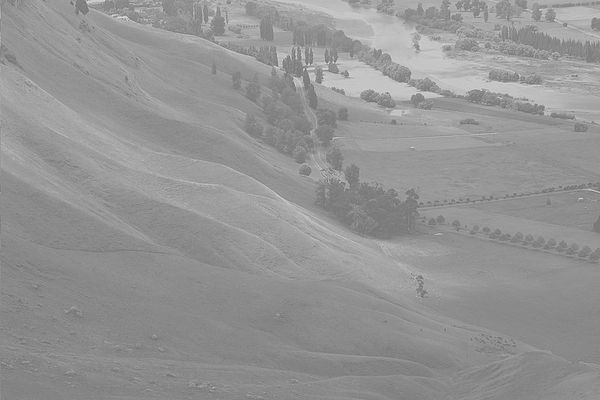
#> input picture lab3/assignment/histogram.jpg, 600 x 400 px
$ python 2.2.py
#> lines starting #> are read from the running program, lines starting #| are printed output that depends on the picture
# -*- coding: utf-8 -*-
"""
Histogram Matching with Erlang Target Distribution
Created on Tue Sep 16 22:58:01 2025

@author: USER
"""

import numpy as np
import matplotlib.pyplot as plt
import cv2
import math


def calc_hist(image):
    h, w = image.shape

    hist = np.zeros(256, dtype=np.uint32)
    for i in range(h):
        for j in range(w):
            p_val = image[i, j]
            hist[p_val] += 1
    return hist

def calc_pdf(image):
    h, w = image.shape
    total = h * w
    pdf = np.zeros(256, dtype=np.float32)
    hist=calc_hist(image)
    for i in range(256):
        pdf[i] = hist[i] / float(total)
    return pdf


def calc_cdf(image):

    pdf=calc_pdf(image)
    cdf = np.zeros(256, dtype=np.float32)
    p = 0
    for i in range(256):
        p += pdf[i]
        cdf[i] = p
    return cdf


def erlang_pdf(x, k, mu):
    x = np.maximum(x, 0.01)  # avoid zero
    return (x**(k-1) * np.exp(-x/mu)) / (mu**k * math.factorial(k-1))

# Histogram function
def erlang_histogram(k, mu, L=256):
    hist = np.zeros(L, dtype=np.float32)

    # Scale x to capture the peak (approx 2*mean)
    max_x = max(20, 2 * k * mu)

    for i in range(L):
        x_val = i * max_x / 255.0
        hist[i] = erlang_pdf(x_val, k, mu)

    # Normalize histogram to sum = 1
    hist = hist / hist.sum()

    return hist


def histogram_matching(image, erlang_hist):

    input_cdf = calc_cdf(image)

    target_pdf = erlang_hist / np.sum(erlang_hist)
    target_cdf = np.cumsum(target_pdf)

    mapping = np.zeros(256, dtype=np.uint8)
    for i in range(256):

        input_cdf_val = input_cdf[i]

        min_difference = float('inf')
        best_match = 0

        for g_t in range(256):
            difference = abs(input_cdf_val - target_cdf[g_t])
            if difference < min_difference:
                min_difference = difference
                best_match = g_t

        mapping[i] = best_match

    h, w = image.shape
    matched = np.zeros_like(image, dtype=np.uint8)
    for i in range(h):
        for j in range(w):
            matched[i, j] = mapping[image[i, j]]

    return matched

#main

# Load grayscale image
image = cv2.imread("histogram.jpg", cv2.IMREAD_GRAYSCALE)
#> image is the input picture: shape (400, 600); min 105, max 228, mean 148

k = int(input("Enter shape parameter k (positive integer): "))
#> the answer given: 3
mu = float(input("Enter scale parameter μ (positive real number): "))
#> the answer given: 3
target_hist = erlang_histogram(k, mu)

# Apply histogram matching
matched_image = histogram_matching(image, target_hist)
#> after the loop in calc_hist, `for i in range(h):`: hist = 256 values, max 9682 at index 137, min 0 at index 0, mean 937.5
#> after the loop in calc_pdf, `for i in range(256):`: pdf = 256 values, max 0.0403 at index 137, min 0 at index 0, mean 0.00391
#> after the loop in calc_cdf, `for i in range(256):`: cdf = 256 values from 0 to 1; p = 1
#> in histogram_matching, `input_cdf = calc_cdf(image)`: input_cdf = 256 values from 0 to 1
#> after the loop in histogram_matching, `for i in range(256):`: mapping = 256 values from 0 to 255
#> after the loop in histogram_matching, `for i in range(h):`:
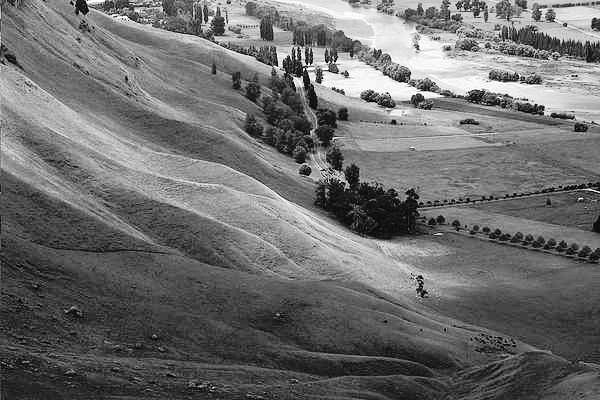
#> matched: shape (400, 600); min 0, max 255, mean 108.9

# Display results
import matplotlib.pyplot as plt
plt.figure(figsize=(10,5))
plt.subplot(1,2,1)
plt.imshow(image, cmap='gray')
plt.title("Original Image")

plt.subplot(1,2,2)
plt.imshow(matched_image, cmap='gray')
plt.title("Histogram Matched Image")
plt.show()
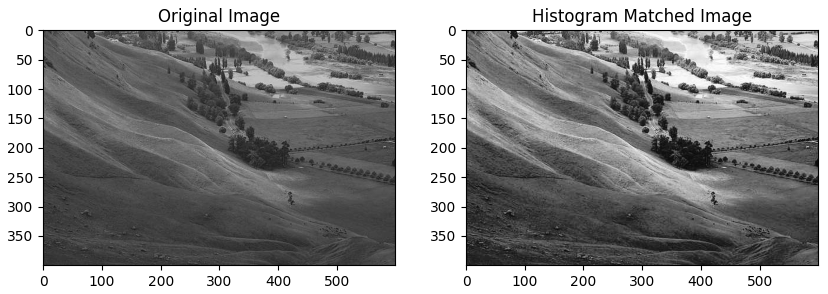
#> figure drawn by matplotlib, 2 panels
# -------------------------------
# Plot Histogram, PDF, and CDF
# -------------------------------
# Compute hist, pdf, cdf
hist_in = calc_hist(image)
#> hist_in has the same summary as hist in calc_hist
pdf_in = calc_pdf(image)
#> pdf_in has the same summary as pdf in calc_pdf
cdf_in = calc_cdf(image)
#> cdf_in = 256 values from 0 to 1

hist_out = calc_hist(matched_image)
#> hist_out = 256 values, max 9682 at index 64, min 0 at index 10, mean 937.5
pdf_out = calc_pdf(matched_image)
#> pdf_out = 256 values, max 0.0403 at index 64, min 0 at index 10, mean 0.00391
cdf_out = calc_cdf(matched_image)
#> cdf_out = 256 values from 4.17e-06 to 1

# Plotting in 3x2 grid
plt.figure(figsize=(12, 10))

# Row 1: Histograms
plt.subplot(3,2,1)
plt.plot(hist_in, color='blue')
plt.title('Input Histogram')

plt.subplot(3,2,2)
plt.plot(hist_out, color='red')
plt.title('Matched Histogram')

# Row 2: PDFs
plt.subplot(3,2,3)
plt.plot(pdf_in, color='blue')
plt.title('Input PDF')

plt.subplot(3,2,4)
plt.plot(pdf_out, color='red')
plt.title('Matched PDF')

# Row 3: CDFs
plt.subplot(3,2,5)
plt.plot(cdf_in, color='blue')
plt.title('Input CDF')

plt.subplot(3,2,6)
plt.plot(cdf_out, color='red')
plt.title('Matched CDF')

plt.tight_layout()
plt.show()
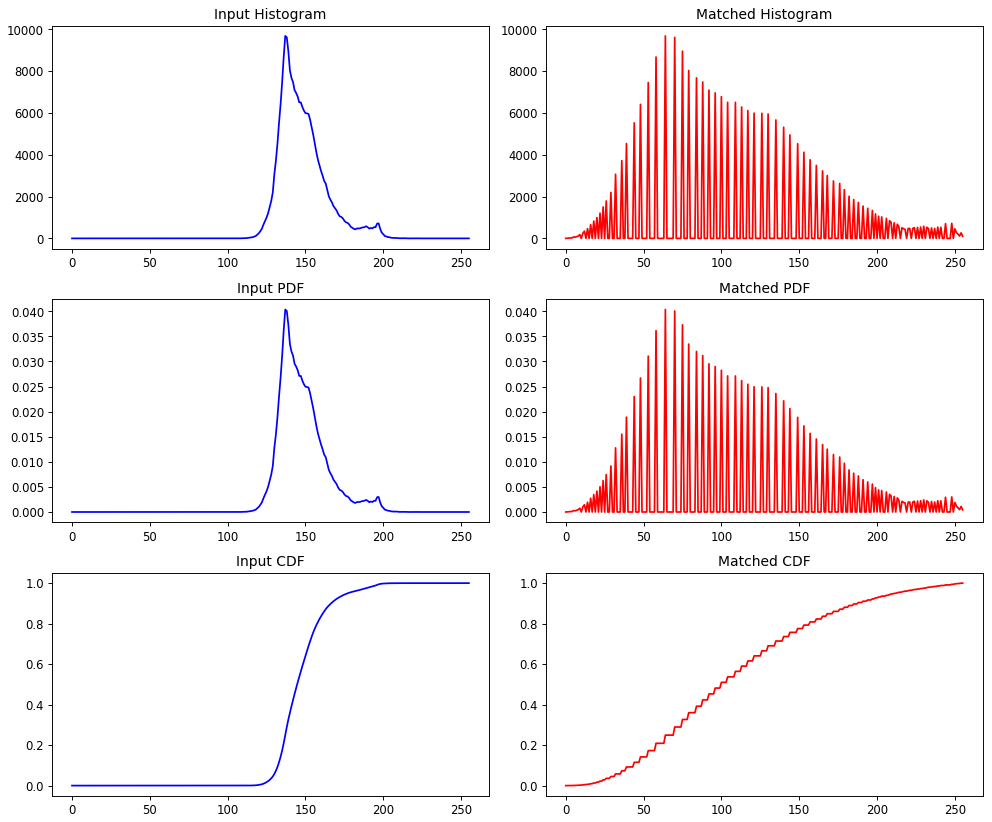
#> figure drawn by matplotlib, 6 panels; panel 1: curve peaks at x = 137, y = 9682; panel 2: curve peaks at x = 64, y = 9682; panel 3: curve peaks at x = 137, y = 0.0403; panel 4: curve peaks at x = 64, y = 0.0403
